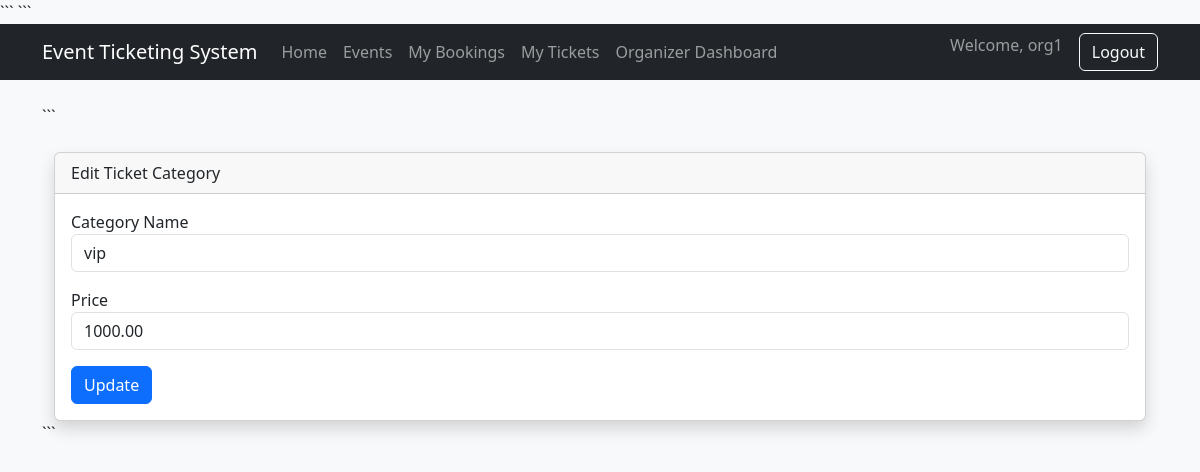
Page /organizer/ticket-category/1/edit/ (signed in) on the committed database.
### users/models.py (models this page shows, shortened)
class User(AbstractUser):
    ORGANIZER = "ORGANIZER"
    ATTENDEE = "ATTENDEE"
    ROLE_CHOICES = (
        (ORGANIZER, "Organizer"),
        (ATTENDEE, "Attendee"),
    )
    role = models.CharField(
        max_length=20,
        choices=ROLE_CHOICES
    )

### tickets/models.py (models this page shows, shortened)
class TicketCategory(models.Model):
    event = models.ForeignKey(
        Event,
        on_delete=models.CASCADE,
        related_name="ticket_categories"
    )
    name = models.CharField(
        max_length=100
    )
    price = models.DecimalField(
        max_digits=10,
        decimal_places=2
    )
    total_quantity = models.PositiveIntegerField()
    available_quantity = models.PositiveIntegerField()
    created_at = models.DateTimeField(
        auto_now_add=True
    )
    updated_at = models.DateTimeField(
        auto_now=True
    )

### ui/views.py (the view, shortened to what this page needs)
@login_required
def edit_ticket_category(
    request,
    category_id
):
    category = get_object_or_404(
        TicketCategory,
        id=category_id
    )
    if category.event.organizer != request.user:
        return redirect(
            "organizer-dashboard"
        )
    return render(
        request,
        "organizer/tickets/edit.html",
        {
            "category": category
        }
    )

### templates/organizer/tickets/edit.html (shortened to what this page needs)
{% extends "base.html" %}
{% block content %}
<div class="container mt-4">
    <div class="card shadow">
        <div class="card-header">
            Edit Ticket Category
        </div>
        <div class="card-body">
            <form method="post">
                <div class="mb-3">
                    <label>
                        Category Name
                    </label>
                    <input
                        type="text"
                        name="name"
                        class="form-control"
                        value="{{ category.name }}"
                    >
                </div>
                <div class="mb-3">
                    <label>
                        Price
                    </label>
                    <input
                        type="number"
                        step="0.01"
                        name="price"
                        class="form-control"
                        value="{{ category.price }}"
                    >
                </div>
                <button
                    class="btn btn-primary"
                >
                    Update
                </button>
            </form>
        </div>
    </div>
</div>
{% endblock %}

### templates/base.html (shortened to what this page needs)
<!DOCTYPE html>
<html lang="en">
<head>
<link href="https://cdn.jsdelivr.net/npm/bootstrap@5.3.8/dist/css/bootstrap.min.css" rel="stylesheet">
```
</head>
<body>
<nav class="navbar navbar-expand-lg navbar-dark bg-dark">
    <div class="container">
        <a
            class="navbar-brand"
            href="/"
        >
            Event Ticketing System
        </a>
        <div
            class="collapse navbar-collapse"
            id="navbarNav"
        >
            <ul class="navbar-nav me-auto">
                <li class="nav-item">
                    <a
                        class="nav-link"
                        href="/"
                    >
                        Home
                    </a>
                </li>
                <li class="nav-item">
                    <a
                        class="nav-link"
                        href="{% url 'events' %}"
                    >
                        Events
                    </a>
                </li>
                {% if user.is_authenticated %}
                <li class="nav-item">
                    <a
                        class="nav-link"
                        href="{% url 'my-bookings' %}"
                    >
                        My Bookings
                    </a>
                </li>
                <li class="nav-item">
                    <a
                        class="nav-link"
                        href="{% url 'my-tickets' %}"
                    >
                        My Tickets
                    </a>
                </li>
                {% if user.role == "ORGANIZER" %}
                <li class="nav-item">
                    <a
                        class="nav-link"
                        href="{% url 'organizer-dashboard' %}"
                    >
                        Organizer Dashboard
                    </a>
                </li>
                {% endif %}
                {% endif %}
            </ul>
            <ul class="navbar-nav">
                {% if user.is_authenticated %}
                <li class="nav-item">
                    <span
                        class="navbar-text me-3"
                    >
                        Welcome,
                        {{ user.username }}
                    </span>
                </li>
                <li class="nav-item">
                    <a
                        class="btn btn-outline-light"
                        href="{% url 'logout' %}"
                    >
                        Logout
                    </a>
                </li>
                {% endif %}
            </ul>
        </div>
    </div>
</nav>
<div class="container py-4">
```
{% block content %}
{% endblock %}
```
</div>
</body>
</html>

### templates/base.html (style rules this page uses)
body { background:#f8f9fa; }

### rows in the picture
User: username "org1"
TicketCategory: name "vip", price "1000.00"
